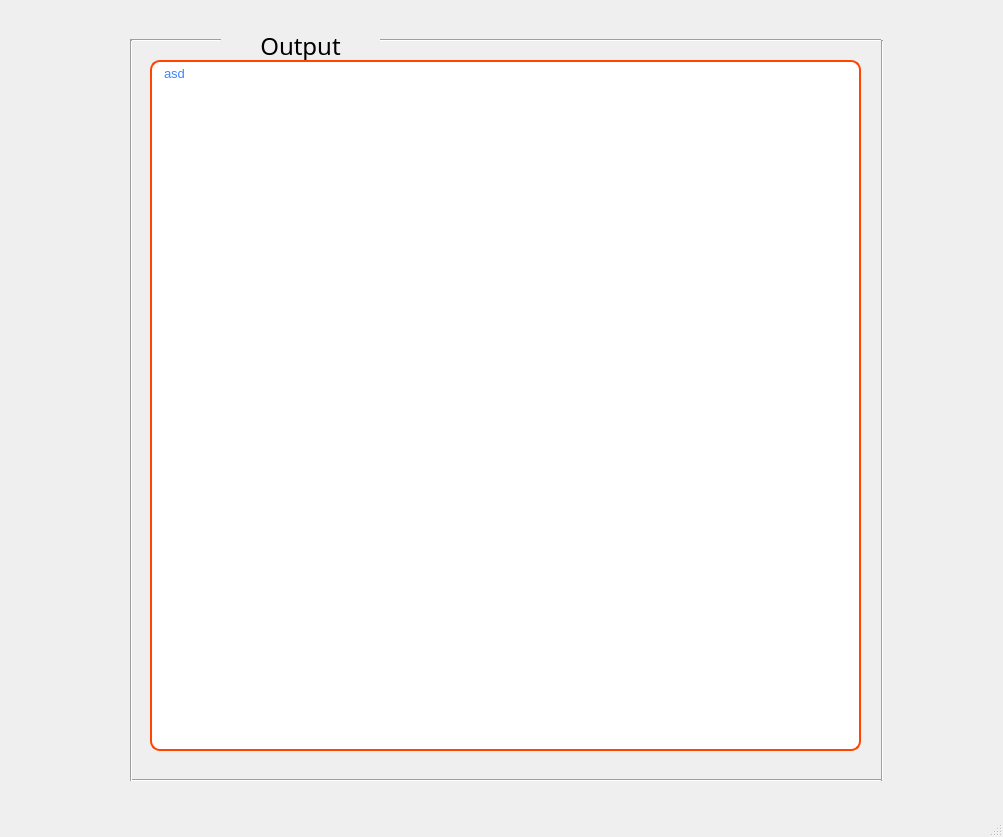
<?xml version="1.0" encoding="UTF-8"?>
<ui version="4.0">
 <class>MainWindow</class>
 <widget class="QMainWindow" name="MainWindow">
  <property name="geometry">
   <rect>
    <x>0</x>
    <y>0</y>
    <width>1003</width>
    <height>837</height>
   </rect>
  </property>
  <property name="font">
   <font>
    <pointsize>10</pointsize>
   </font>
  </property>
  <property name="windowTitle">
   <string>MainWindow</string>
  </property>
  <property name="styleSheet">
   <string notr="true"/>
  </property>
  <property name="animated">
   <bool>true</bool>
  </property>
  <property name="documentMode">
   <bool>false</bool>
  </property>
  <property name="tabShape">
   <enum>QTabWidget::Rounded</enum>
  </property>
  <widget class="QWidget" name="centralwidget">
   <property name="autoFillBackground">
    <bool>false</bool>
   </property>
   <property name="styleSheet">
    <string notr="true"/>
   </property>
   <widget class="Line" name="line_8">
    <property name="geometry">
     <rect>
      <x>380</x>
      <y>30</y>
      <width>501</width>
      <height>21</height>
     </rect>
    </property>
    <property name="orientation">
     <enum>Qt::Horizontal</enum>
    </property>
   </widget>
   <widget class="Line" name="line_10">
    <property name="geometry">
     <rect>
      <x>130</x>
      <y>30</y>
      <width>91</width>
      <height>20</height>
     </rect>
    </property>
    <property name="orientation">
     <enum>Qt::Horizontal</enum>
    </property>
   </widget>
   <widget class="QLabel" name="label_3">
    <property name="geometry">
     <rect>
      <x>230</x>
      <y>20</y>
      <width>141</width>
      <height>51</height>
     </rect>
    </property>
    <property name="font">
     <font>
      <family>B Badr</family>
      <pointsize>18</pointsize>
     </font>
    </property>
    <property name="text">
     <string>Output</string>
    </property>
    <property name="alignment">
     <set>Qt::AlignCenter</set>
    </property>
   </widget>
   <widget class="Line" name="line_11">
    <property name="geometry">
     <rect>
      <x>130</x>
      <y>770</y>
      <width>751</width>
      <height>21</height>
     </rect>
    </property>
    <property name="orientation">
     <enum>Qt::Horizontal</enum>
    </property>
   </widget>
   <widget class="Line" name="line_13">
    <property name="geometry">
     <rect>
      <x>121</x>
      <y>40</y>
      <width>20</width>
      <height>741</height>
     </rect>
    </property>
    <property name="orientation">
     <enum>Qt::Vertical</enum>
    </property>
   </widget>
   <widget class="Line" name="line_14">
    <property name="geometry">
     <rect>
      <x>872</x>
      <y>40</y>
      <width>20</width>
      <height>741</height>
     </rect>
    </property>
    <property name="orientation">
     <enum>Qt::Vertical</enum>
    </property>
   </widget>
   <widget class="QPlainTextEdit" name="plainTextEdit">
    <property name="geometry">
     <rect>
      <x>150</x>
      <y>60</y>
      <width>711</width>
      <height>691</height>
     </rect>
    </property>
    <property name="styleSheet">
     <string notr="true">QPlainTextEdit {
    border: 2px solid gray;
    border-radius: 10px;
    padding: 0 8px;
	color: rgb(58, 134, 255);
	background-color: white;
	border: 2px solid rgb(255, 69, 0);
    selection-background-color: darkgray;
}
</string>
    </property>
    <property name="plainText">
     <string>asd</string>
    </property>
   </widget>
  </widget>
  <widget class="QStatusBar" name="statusbar"/>
 </widget>
 <resources/>
 <connections/>
</ui>
